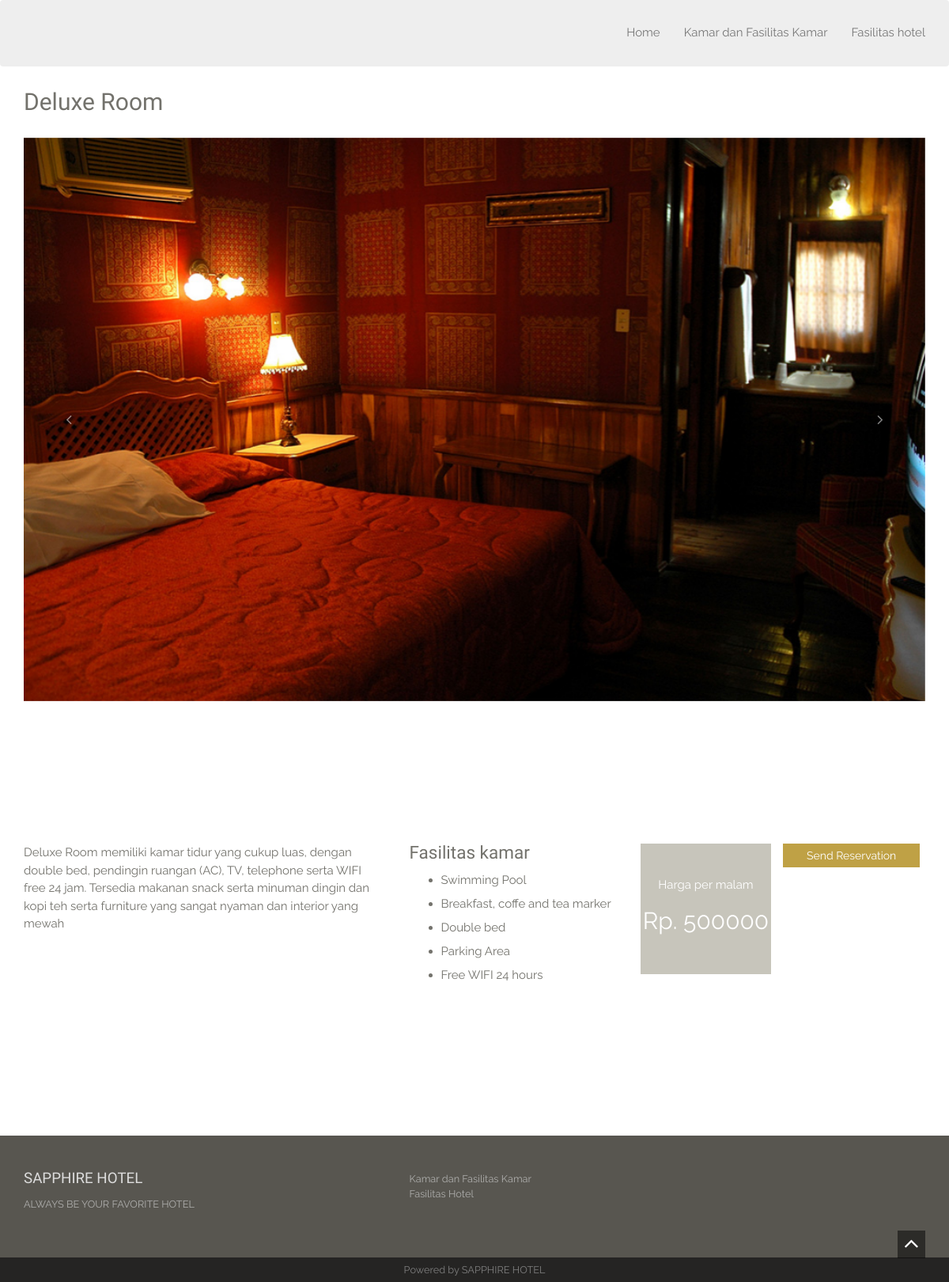
Screenshot of /deluxe-room.php with the database file from the repository.
### tables this page shows
CREATE TABLE `kamar` (
  `id_kamar` int(11) NOT NULL,
  `penjelasan` text NOT NULL,
  `jenis_kamar` varchar(50) NOT NULL,
  `stok_kamar` int(20) NOT NULL,
  `tarif` int(100) NOT NULL,
  `gambar` text NOT NULL
);

CREATE TABLE `fasilitas_kamar` (
  `id` int(11) NOT NULL,
  `judul` varchar(50) NOT NULL,
  `tipe` varchar(50) NOT NULL,
  `f1` varchar(100) NOT NULL,
  `f2` varchar(100) NOT NULL,
  `f3` varchar(100) NOT NULL,
  `f4` varchar(100) NOT NULL,
  `f5` varchar(100) NOT NULL
);

### deluxe-room.php (the view, shortened to what this page needs)
<?php include 'header.php'; ?>
<div class="container">
    <?php
    require 'db.php';
    $sql = mysqli_query($connection, "select * from kamar WHERE id_kamar='2'");
    while ($data = mysqli_fetch_array($sql)) {
    ?>
        <h1 class="title"><?php echo $data['jenis_kamar']; ?> </h1>
    <?php
    }
    ?>
    <div id="RoomDetails" class="carousel slide" data-ride="carousel">
        <div class="carousel-inner">
            <?php
            require 'db.php';
            $sql = mysqli_query($connection, "select * from kamar WHERE id_kamar='2'");
            while ($data = mysqli_fetch_array($sql)) {
            ?>
                <div class="item active"><img src="images/photos/<?php echo $data['gambar']; ?>" class="img-responsive" alt="slide"></div>
        </div>
    <?php } ?>
    <a class="left carousel-control" href="#RoomDetails" role="button" data-slide="prev"><i class="fa fa-angle-left"></i></a>
    <a class="right carousel-control" href="#RoomDetails" role="button" data-slide="next"><i class="fa fa-angle-right"></i></a>
    </div>
    <div id="information" class="spacer reserve-info ">
        <div class="room-features spacer">
            <div class="row">
                <div class="col-sm-6 col-md-5">
                    <?php
                    require 'db.php';
                    $sql = mysqli_query($connection, "select * from kamar WHERE id_kamar='2'");
                    while ($data = mysqli_fetch_array($sql)) {
                    ?>
                        <p><?php echo $data['penjelasan']; ?></p>
                </div>
                <div class="col-sm-6 col-md-3 amenitites">
                    <?php
                        require 'db.php';
                        $query = "SELECT * FROM fasilitas_kamar WHERE id='2'";
                        $query_run = mysqli_query($connection,  $query);
                        foreach ($query_run as $row)
                    ?>
                    <h3><?php echo $row['judul']; ?> </h3>
                    <ul>
                        <li><?php echo $row['f1']; ?></li>
                        <li><?php echo $row['f2']; ?></li>
                        <li><?php echo $row['f3']; ?></li>
                        <li><?php echo $row['f4']; ?></li>
                        <li><?php echo $row['f5']; ?></li>
                    </ul>
                </div>
            <?php
                    }
            ?>
            <div class="col-sm-3 col-md-2">
                <?php
                require 'db.php';
                $sql = mysqli_query($connection, "select * from kamar WHERE id_kamar='2'");
                while ($data = mysqli_fetch_array($sql)) {
                ?>
                    <div class="size-price">Harga per malam<span> Rp. <?php echo $data['tarif']; ?></span></div>
            </div>
        <?php
                }
        ?>
        <div>
            <form action="reservasi.php" method="post">
                <button type="submit" name="reservasi.php" class="btn btn-default">Send Reservation</button>
            </form>
        </div>
            </div>
        </div>
    </div>
</div>
<?php include 'footer.php'; ?>

### assets/style.css (style rules this page uses)
body { background-color: #fff;font-family: 'Raleway', sans-serif;font-size: 15px;line-height: 15px; color: #73726C; }
.btn,a,a:hover { text-decoration: none;-webkit-transition: all 0.3s ease-in-out;-moz-transition: all 0.3s ease-in-out;-ms-transition: all 0.3s ease-in-out;-o-transition: all 0.3s ease-in-out;transition: all 0.3s ease-in-out;outline:0 ; }
h1,h2,h3,h4,h5,h6 { font-family:'Old Standard TT', serif;line-height: 1em;margin: 0; }
h1 { font-size: 5em; }
h1.title,h2 { font-size: 2em;line-height: 3em; }
h3 { font-size: 1.5em; margin-bottom: 0.70em; }
p { margin-bottom: 1em;line-height: 1.5em; }
.btn { border:none !important;border-radius: 0;padding: 5px 30px; }
.btn-default { background:#bfa145;box-shadow: none !important;color: #fff; }
.spacer { padding:6em 0; }
.reserve-info { background-color: #fff; }
.carousel-control { width: 10%;background: none !important; }
.carousel-control i.fa { position: absolute;left: 0;right: 0;top: 50%;margin-top: -10px; }
.carousel img { width: 100%; }
.room-features .amenitites li { margin-bottom: 1em; }
.room-features .size-price { background-color: #C7C5BB;padding: 2em 0;text-align: center;color: #fff;height: 10.97em;line-height: 3em; }
.room-features .size-price span { display: block;font-size: 2em; }

### rows the page displays
kamar: jenis_kamar "Deluxe Room", gambar (picture), penjelasan "Deluxe Room memiliki kamar tidur yang cukup luas, dengan double bed, pendingin ruangan (AC), TV, telephone serta WIFI free 24 jam. Tersedia makanan snack serta minuman dingin dan kopi teh serta furniture yang sangat nyaman dan interior yang mewah", fasilitas_kamar.judul "Fasilitas kamar", fasilitas_kamar.f1 "Swimming Pool", fasilitas_kamar.f2 "Breakfast, coffe and tea marker", fasilitas_kamar.f3 "Double bed", fasilitas_kamar.f4 "Parking Area", fasilitas_kamar.f5 "Free WIFI 24 hours", tarif "500000"
